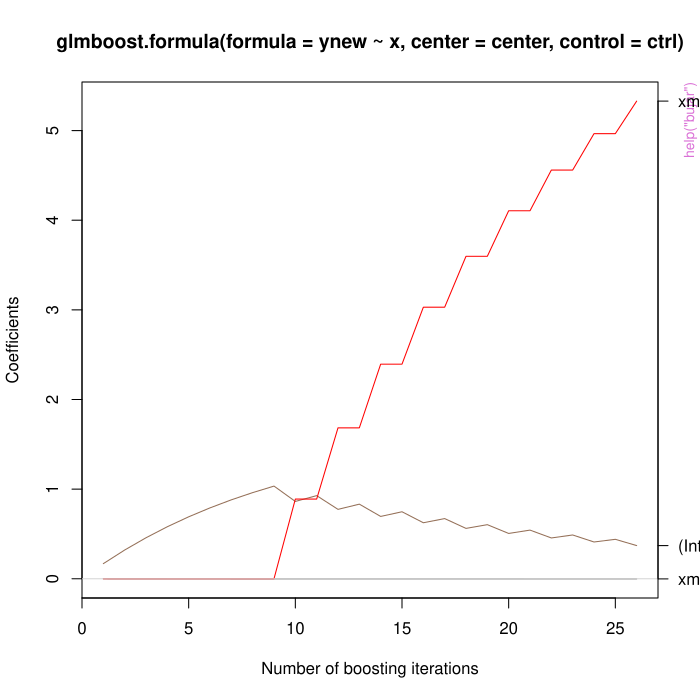

Write the R code that produced this figure.
pkgname <- "bujar"
source(file.path(R.home("share"), "R", "examples-header.R"))
options(warn = 1)
library('bujar')

base::assign(".oldSearch", base::search(), pos = 'CheckExEnv')
base::assign(".old_wd", base::getwd(), pos = 'CheckExEnv')
cleanEx()
nameEx("bujar")
### * bujar

flush(stderr()); flush(stdout())

### Name: bujar
### Title: Buckley-James Regression
### Aliases: bujar print.bujar plot.bujar summary.bujar

### ** Examples

data("wpbc", package = "TH.data")
wpbc2 <- wpbc[, 1:12]
wpbc2$status <- as.numeric(wpbc2$status) - 1
fit <- bujar(y=log(wpbc2$time),cens=wpbc2$status, x= wpbc2[, -(1:2)])
print(fit)
coef(fit)
pr <- predict(fit)
plot(fit)
fit <- bujar(y=log(wpbc2$time),cens=wpbc2$status, x= wpbc2[, -(1:2)], tuning = TRUE)
## Not run: 
##D fit <- bujar(y=log(wpbc2$time),cens=wpbc2$status, x=wpbc2[, -(1:2)], learner="pspline")
##D fit <- bujar(y=log(wpbc2$time),cens=wpbc2$status, x=wpbc2[, -(1:2)], 
##D  learner="tree", degree=2)
##D ### select tuning parameter for "enet"
##D tmp <- gcv.enet(y=log(wpbc2$time), cens=wpbc2$status, x=wpbc2[, -(1:2)])
##D fit <- bujar(y=log(wpbc2$time),cens=wpbc2$status, x=wpbc2[, -(1:2)], learner="enet", 
##D lamb = tmp$lambda, s=tmp$s)
##D 
##D fit <- bujar(y=log(wpbc2$time),cens=wpbc2$status, x=wpbc2[, -(1:2)], learner="mars", 
##D degree=2)
##D summary(fit)
## End(Not run)



cleanEx()
nameEx("chop")
### * chop

flush(stderr()); flush(stdout())

### Name: chop
### Title: Survival of CHOP for diffuse large B cell lymphoma
### Aliases: chop
### Keywords: datasets

### ** Examples

data(chop)
str(chop)



cleanEx()
nameEx("rchop")
### * rchop

flush(stderr()); flush(stdout())

### Name: rchop
### Title: Survival of R-CHOP for diffuse large B cell lymphoma
### Aliases: rchop
### Keywords: datasets

### ** Examples

data(rchop)
str(rchop)



### * <FOOTER>
###
cleanEx()
options(digits = 7L)
base::cat("Time elapsed: ", proc.time() - base::get("ptime", pos = 'CheckExEnv'),"\n")
grDevices::dev.off()
###
### Local variables: ***
### mode: outline-minor ***
### outline-regexp: "\\(> \\)?### [*]+" ***
### End: ***
quit('no')
